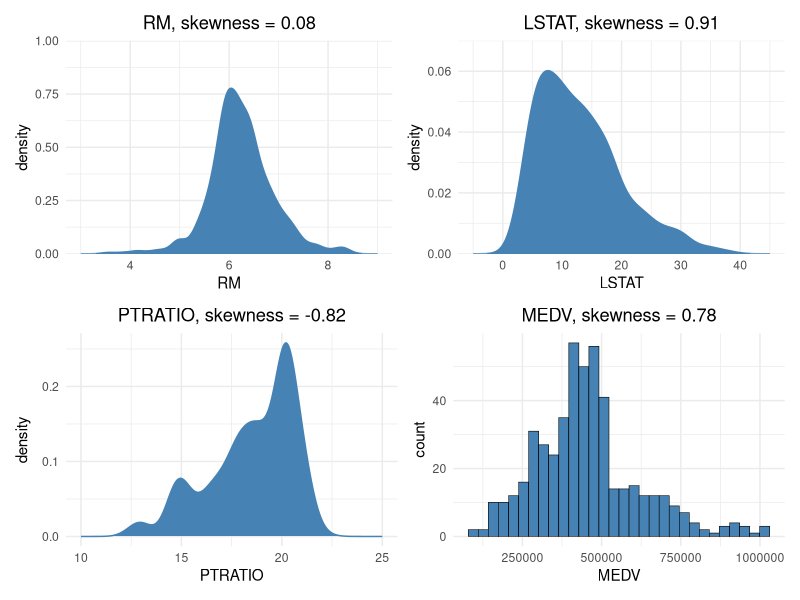
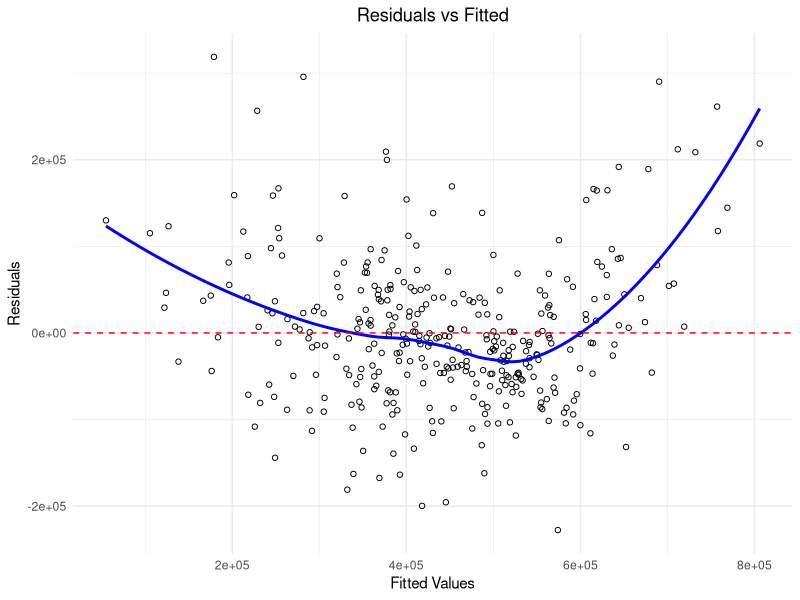
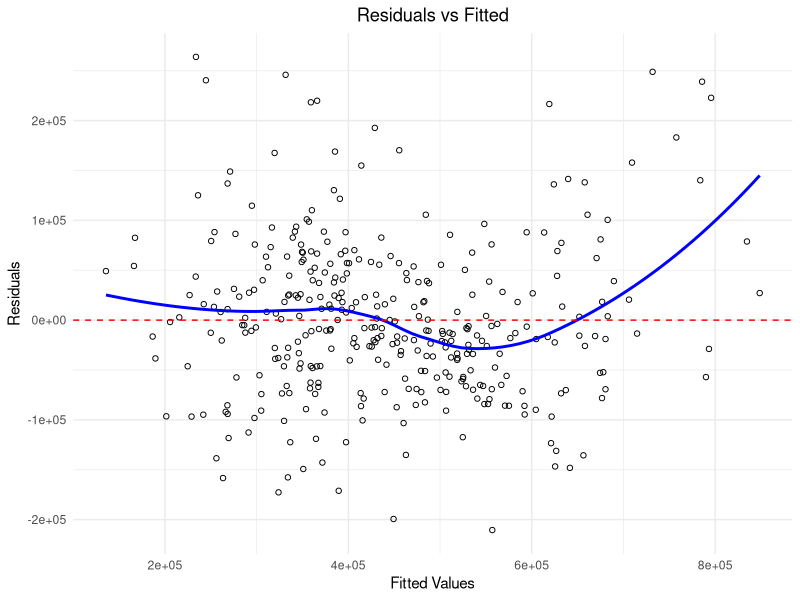
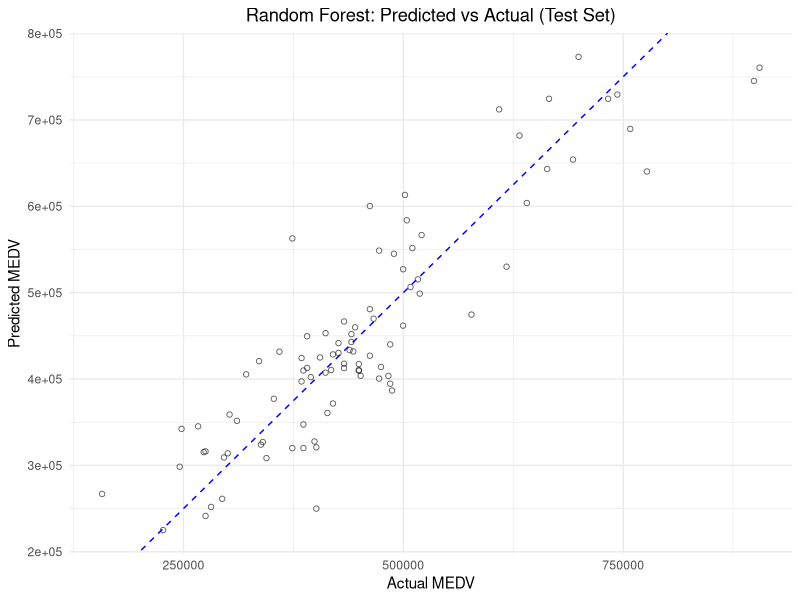
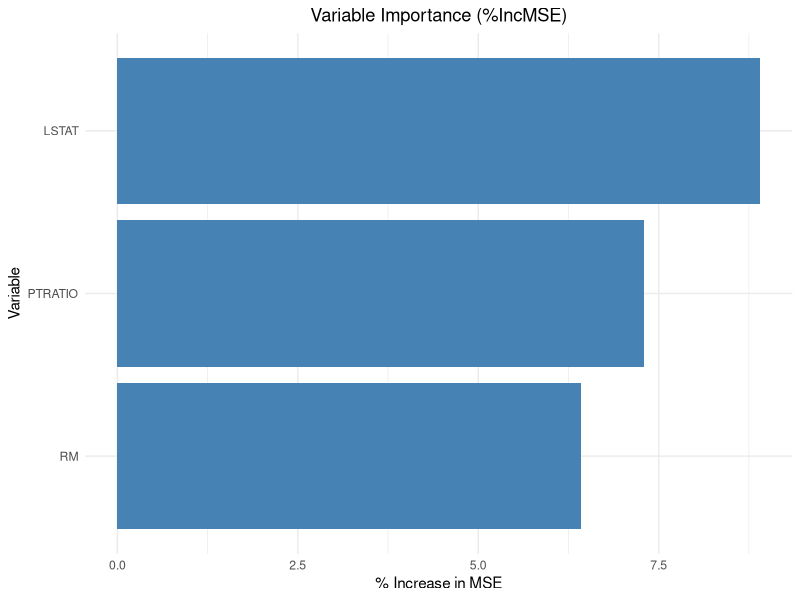

Source code (R) for these figures, in order:
## ---- chunk 1
knitr::opts_chunk$set(echo = TRUE)
## ---- chunk 2
library(dplyr)
library(ggplot2)
library(tidyr)
library(patchwork)
library(kableExtra)
library(randomForest)

create_table = function(df) {
  kable(df, "html", align="c") %>%
    kable_styling(bootstrap_options = "striped")
}
## ---- chunk 3
raw_df <- read.csv("housing.csv")

create_table(head(raw_df))
create_table(tail(raw_df))

create_table(summary(raw_df))
## ---- chunk 4
skewness = function(data, column) {
  col_data = as.numeric(data[[column]])
  n = length(col_data)
  mean = mean(col_data)
  std = sd(col_data)
  skew = (n*sum((col_data-mean)^3)) / ((n-1)*(n-2)*std^3)
  return(skew)
}
## ---- chunk 5
p1 <- ggplot(data=raw_df, aes(x=RM)) +
  geom_density(color="steelblue", fill = "steelblue") +
  scale_x_continuous(limits=c(3, 9)) +
  scale_y_continuous(limits=c(0, 1), expand = c(0, 0)) +
  labs(title=paste("RM, skewness =", round(skewness(raw_df, "RM"), 2))) +
  theme_minimal() +
  theme(plot.title = element_text(hjust = 0.5))

p2 <- ggplot(data=raw_df, aes(x=LSTAT)) +
  geom_density(color="steelblue", fill = "steelblue") +
  scale_x_continuous(limits=c(-5, 45)) + 
  scale_y_continuous(limits=c(0, 0.07), expand = c(0, 0)) +
  labs(title=paste("LSTAT, skewness =", round(skewness(raw_df, "LSTAT"), 2))) +
  theme_minimal() +
  theme(plot.title = element_text(hjust = 0.5))

p3 <- ggplot(data=raw_df, aes(x=PTRATIO)) +
  geom_density(color="steelblue", fill = "steelblue") +
  scale_x_continuous(limits = c(10, 25)) +
  labs(title=paste("PTRATIO, skewness =", round(skewness(raw_df, "PTRATIO"), 2))) +
  theme_minimal() +
  theme(plot.title = element_text(hjust = 0.5))

p4 <- ggplot(data=raw_df, aes(x=MEDV)) +
  geom_histogram(bins = 30, color="black", fill="steelblue", linewidth=0.2) +
  labs(title=paste("MEDV, skewness =", round(skewness(raw_df, "MEDV"), 2))) +
  theme_minimal() +
  theme(plot.title = element_text(hjust = 0.5))

(p1 | p2) / (p3 | p4)
## ---- chunk 6
# p5 <- ggplot(data=raw_df, aes(x=LSTAT, y=MEDV)) +
#   geom_point() +
#   geom_smooth(method = "lm", color = "blue") +
#   labs(title="LSTAT vs MEDV") +
#   theme_minimal() +
#   theme(plot.margin = margin(t = 2, r = 2, b = 2, l = 2), axis.title = element_blank())
# 
# p6 <- ggplot(data=raw_df, aes(x=PTRATIO, y=MEDV)) +
#   geom_point() +
#   geom_smooth(method = "lm", color = "red") +
#   labs(title="PTRATIO vs MEDV") +
#   theme_minimal() +
#   theme(plot.margin = margin(t = 2, r = 2, b = 2, l = 2), axis.title = element_blank())
# 
# p7 <- ggplot(data=raw_df, aes(x=RM, y=MEDV)) +
#   geom_point() +
#   geom_smooth(method="lm", color="orange") +
#   labs(title="RM vs MEDV") +
#   theme_minimal() +
#   theme(plot.margin = margin(0,0,0,0), axis.title = element_blank())
# 
# combined_plot <- p5 + p6 + p7 + plot_layout(nrow = 1)

#ggsave("plots_row.png", combined_plot, width = 12, height = 4, dpi = 300)

## ---- chunk 7
remove_outliers <- function(data, columns = c("LSTAT", "RM", "PTRATIO")) {
  if (is.null(columns)) {
    columns <- names(data)[sapply(data, is.numeric)]
  }
  
  clean_data <- data
  outlier_info <- list()
  
  for (col in columns) {
    if (!col %in% names(data)) {
      warning(paste("Column", col, "not found in data frame"))
      next
    }
    
    if (!is.numeric(data[[col]])) {
      warning(paste("Column", col, "is not numeric, skipping"))
      next
    }
    
    Q1 <- quantile(data[[col]], 0.25, na.rm = TRUE)
    Q3 <- quantile(data[[col]], 0.75, na.rm = TRUE)
    IQR <- Q3 - Q1
    
    lower_bound <- Q1 - 1.5 * IQR
    upper_bound <- Q3 + 1.5 * IQR
    
    outliers <- which(data[[col]] < lower_bound | data[[col]] > upper_bound)
    
    outlier_info[[col]] <- list(
      count = length(outliers),
      indices = outliers,
      values = data[[col]][outliers],
      lower_bound = lower_bound,
      upper_bound = upper_bound
    )
    
    clean_data <- clean_data[is.na(data[[col]]) | 
                               (data[[col]] >= lower_bound & data[[col]] <= upper_bound), ]
  }
  
  cat("Outlier Removal Summary:\n")
  cat("Original data shape:", nrow(data), "rows,", ncol(data), "columns\n")
  cat("Clean data shape:", nrow(clean_data), "rows,", ncol(clean_data), "columns\n")
  cat("Total rows removed:", nrow(data) - nrow(clean_data), "\n\n")
  
  for (col in names(outlier_info)) {
    info <- outlier_info[[col]]
    cat("Column", col, ":\n")
    cat("  Outliers found:", info$count, "\n")
    cat("  Bounds: [", round(info$lower_bound, 3), ",", round(info$upper_bound, 3), "]\n")
    if (info$count > 0) {
      cat("  Outlier range: [", round(min(info$values), 3), ",", round(max(info$values), 3), "]\n")
    }
    cat("\n")
  }
  
  attr(clean_data, "outlier_info") <- outlier_info
  return(clean_data)
}

df = remove_outliers(raw_df)
## ---- chunk 8
set.seed(123)
train_indices <- sample(1:nrow(df), size = 0.8*nrow(df))

train_data = df[train_indices, ]
test_data = df[-train_indices, ]

X_train <- train_data[, !names(train_data) %in% "MEDV"]
y_train <- train_data$MEDV
X_test <- test_data[, !names(test_data) %in% "MEDV"]
y_test <- test_data$MEDV
## ---- chunk 9
lm <- lm(y_train ~ ., data=X_train)
summary(lm)

train_predictions <- predict(lm, X_train)
test_predictions <- predict(lm, X_test)

train_r2 <- summary(lm)$r.squared
test_r2 <- cor(test_predictions, y_test, use = "complete.obs")^2

ggplot(mapping = aes(x = lm$fitted.values, y = lm$residuals)) + 
  geom_point(shape = 1) +
  geom_smooth(method = "loess", se = FALSE, color = "blue") + 
  geom_hline(yintercept = 0, linetype = "dashed", color = "red") +
  labs(
    x = "Fitted Values",
    y = "Residuals",
    title = "Residuals vs Fitted"
  ) +
  theme_minimal() +
  theme(plot.title = element_text(hjust = 0.5))

cat("Train R^2:", train_r2, "\n")
cat("Test R^2:", test_r2)
## ---- chunk 10
lm_log <- lm(y_train ~ RM + PTRATIO + log(LSTAT), data=X_train)
summary(lm_log)

train_predictions_log <- predict(lm_log, X_train)
test_predictions_log <- predict(lm_log, X_test)

train_r2_log <- summary(lm_log)$r.squared
test_r2_log <- cor(test_predictions_log, y_test, use = "complete.obs")^2

ggplot(mapping = aes(x = lm_log$fitted.values, y = lm_log$residuals)) + 
  geom_point(shape = 1) +
  geom_smooth(method = "loess", se = FALSE, color = "blue") + 
  geom_hline(yintercept = 0, linetype = "dashed", color = "red") +
  labs(
    x = "Fitted Values",
    y = "Residuals",
    title = "Residuals vs Fitted"
  ) +
  theme_minimal() +
  theme(plot.title = element_text(hjust = 0.5))

cat("Train R^2:", train_r2_log, "\n")
cat("Test R^2:", test_r2_log)
## ---- chunk 11
train_df <- cbind(X_train, MEDV = y_train)
rf_model <- randomForest(MEDV ~ ., data = train_df, ntree = 20, mtry = 1, nodesize = 40, importance = TRUE, na.action = na.exclude)
print(rf_model)
## ---- chunk 12
train_preds <- predict(rf_model, X_train)
test_preds <- predict(rf_model, X_test)

train_r2 <- cor(train_preds, y_train, use = "complete.obs")^2
test_r2 <- cor(test_preds, y_test, use = "complete.obs")^2

cat("Train R^2:", train_r2, "\n")
cat("Test R^2:", test_r2)

## ---- chunk 13
ggplot(data.frame(Predicted = test_preds, Actual = y_test), aes(x = Actual, y = Predicted)) +
  geom_point(shape = 1, alpha = 0.6) +
  geom_abline(slope = 1, intercept = 0, color = "blue", linetype = "dashed") +
  theme_minimal() +
  labs(title = "Random Forest: Predicted vs Actual (Test Set)",
       x = "Actual MEDV", y = "Predicted MEDV") +
  theme(plot.title = element_text(hjust = 0.5))
## ---- chunk 14
importance_df <- as.data.frame(importance(rf_model))
importance_df$Variable <- rownames(importance_df)

ggplot(importance_df, aes(x = reorder(Variable, `%IncMSE`), y = `%IncMSE`)) +
  geom_bar(stat = "identity", fill = "steelblue") +
  coord_flip() +
  theme_minimal() +
  labs(
    title = "Variable Importance (%IncMSE)",
    x = "Variable",
    y = "% Increase in MSE"
  ) +
  theme(plot.title = element_text(hjust = 0.5))
## ---- chunk 15
lm_train_r2 <- 0.7174
lm_test_r2 <- 0.7262
lm_adj_r2 <- 0.715

lm_log_train_r2 <- 0.7433
lm_log_test_r2 <- 0.719
lm_log_adj_r2 <- 0.7411

rf_train_r2 <- 0.8541
rf_test_r2 <- 0.8201

results_df <- data.frame(
  Model = c("Linear Regression", "Linear Regression (log LSTAT)", "Random Forest"),
  `Train R2` = c(lm_train_r2, lm_log_train_r2, rf_train_r2),
  `Test R2` = c(lm_test_r2, lm_log_test_r2, rf_test_r2),
  `Adjusted R2` = c(lm_adj_r2, lm_log_adj_r2, NA)
)

results_df %>%
  kable("html", digits = 3, caption = "Model Performance Comparison") %>%
  kable_styling(bootstrap_options = c("striped", "hover", "condensed", "responsive"), 
                full_width = FALSE, 
                position = "center") %>%
  row_spec(0, bold = TRUE)
